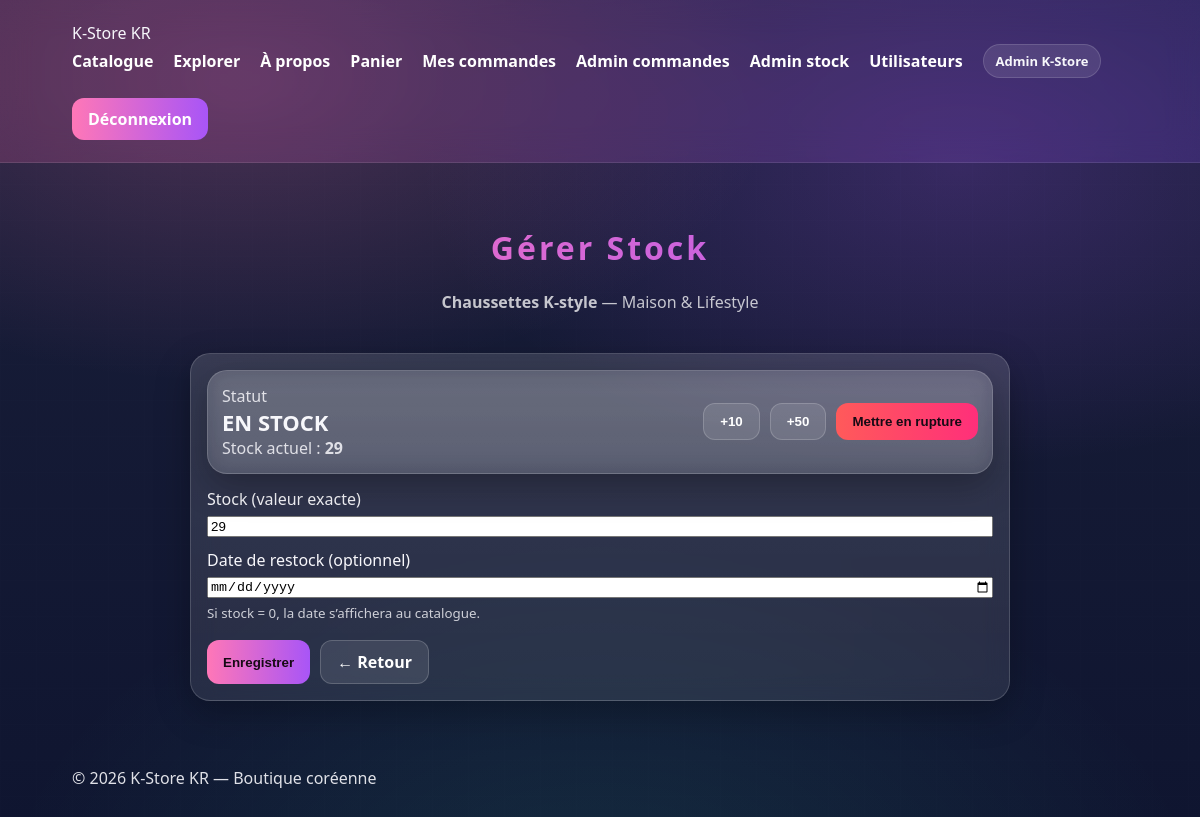
Screenshot of /admin/item_edit.php?id=47 (signed in) with the database file from the repository.
### tables this page shows
CREATE TABLE `items` (
  `id` int(11) NOT NULL,
  `category_id` int(11) DEFAULT NULL,
  `name` varchar(160) NOT NULL,
  `description` text NOT NULL,
  `price` decimal(10,2) NOT NULL,
  `stock` int(11) NOT NULL DEFAULT 0,
  `restock_at` date DEFAULT NULL,
  `image` varchar(255) DEFAULT NULL,
  `is_active` tinyint(1) NOT NULL DEFAULT 1,
  `published_at` timestamp NOT NULL DEFAULT current_timestamp()
);

CREATE TABLE `categories` (
  `id` int(11) NOT NULL,
  `name` varchar(80) NOT NULL
);

### admin/item_edit.php (the view, shortened to what this page needs)
<?php
require_once __DIR__ . '/../config/db.php';
$id = isset($_GET['id']) ? (int)$_GET['id'] : 0;
$stmt = $pdo->prepare("SELECT i.*, c.name AS category FROM items i LEFT JOIN categories c ON c.id=i.category_id WHERE i.id=?");
$stmt->execute([$id]);
$item = $stmt->fetch();
require_once __DIR__ . '/../includes/header.php';
$isOut = ((int)$item['stock'] <= 0);
?>
<header class="container hero">
  <h1>Gérer Stock</h1>
  <p><strong><?= htmlspecialchars($item['name']) ?></strong> — <?= htmlspecialchars($item['category'] ?? '—') ?></p>
</header>
<main class="container">
  <div class="panel" style="padding:16px;max-width:820px;margin:0 auto;">
    <div class="card" style="padding:14px;margin-bottom:14px;">
      <div style="display:flex;justify-content:space-between;gap:10px;flex-wrap:wrap;align-items:center;">
        <div>
          <div style="opacity:.85;">Statut</div>
          <div style="font-size:22px;font-weight:800;">
            <?= $isOut ? "RUPTURE" : "EN STOCK" ?>
          </div>
          <div style="opacity:.85;">Stock actuel : <strong><?= (int)$item['stock'] ?></strong></div>
        </div>
        <form method="post" style="display:flex;gap:10px;flex-wrap:wrap;margin:0;">
          <button class="btn ghost" name="add_10" value="1" type="submit">+10</button>
          <button class="btn ghost" name="add_50" value="1" type="submit">+50</button>
          <button class="btn" name="set_out" value="1" type="submit" style="background:linear-gradient(90deg,#ff5a5a,#ff2f7a);">
            Mettre en rupture
          </button>
        </form>
      </div>
    </div>
    <form method="post" style="display:grid;gap:12px;">
      <label style="display:grid;gap:6px;">
        Stock (valeur exacte)
        <input type="number" name="stock" min="0" value="<?= (int)$item['stock'] ?>">
      </label>
      <label style="display:grid;gap:6px;">
        Date de restock (optionnel)
        <input type="date" name="restock_at" value="<?= $item['restock_at'] ? htmlspecialchars($item['restock_at']) : '' ?>">
        <small style="opacity:.8;">Si stock = 0, la date s’affichera au catalogue.</small>
      </label>
      <div style="display:flex;gap:10px;flex-wrap:wrap;margin-top:6px;">
        <button class="btn" type="submit">Enregistrer</button>
        <a class="btn ghost" href="/-e-commerce-dynamique/admin/items.php" style="text-decoration:none;">← Retour</a>
      </div>
    </form>
  </div>
</main>
<?php require_once __DIR__ . '/../includes/footer.php'; ?>

### assets/css/style.css (style rules this page uses)
:root { --bg1:#1a1f3a; --bg2:#0f1530; --card:rgba(255,255,255,.14); --card2:rgba(255,255,255,.10); --pink:#ff77b7; --violet:#a855f7; --teal:#45ffd1; --text:#f7f7fb; --muted:rgba(255,255,255,.75); }
* { box-sizing:border-box }
body { margin:0;font-family:"Segoe UI",Arial,sans-serif;color:var(--text); background: radial-gradient(900px 500px at 20% 10%, rgba(255,119,183,.22), transparent 60%), radial-gradient(900px 500px at 80% 20%, rgba(168,85,247,.22), transparent 60%), radial-gradient(1100px 700px at 50% 110%, rgba(69,255,209,.10), transparent 55%), linear-gradient(180deg,var(--bg1),var(--bg2)); }
body::before { content:"";position:fixed;inset:0;pointer-events:none; background: repeating-linear-gradient(90deg, rgba(255,255,255,.05) 0 1px, transparent 1px 36px), repeating-linear-gradient(0deg, rgba(255,255,255,.04) 0 1px, transparent 1px 36px); opacity:.25;mix-blend-mode:overlay; }
.container { max-width:1100px;margin:auto;padding:22px }
.hero { text-align:center;padding:42px 20px 18px }
.hero h1 { letter-spacing:3px; background:linear-gradient(90deg,var(--pink),var(--violet)); background-clip:text;-webkit-background-clip:text;-webkit-text-fill-color:transparent; }
.hero p { margin:0;color:var(--muted) }
.card { background:linear-gradient(180deg,var(--card),var(--card2)); border-radius:20px;padding:18px;border:1px solid rgba(255,255,255,.16); backdrop-filter:blur(12px); box-shadow:0 12px 35px rgba(0,0,0,.28); transition:transform .25s, box-shadow .25s, border-color .25s; }
.btn { background:linear-gradient(90deg,var(--pink),var(--violet)); border:none;padding:10px 16px;border-radius:12px; color:#160a14;font-weight:700;cursor:pointer; }
.btn.ghost { background:rgba(255,255,255,.10); color:#fff;border:1px solid rgba(255,255,255,.18); text-decoration:none; }
.panel { background:linear-gradient(180deg, rgba(255,255,255,.14), rgba(255,255,255,.09)); border:1px solid rgba(255,255,255,.16); border-radius:20px;padding:18px; box-shadow:0 12px 35px rgba(0,0,0,.25); backdrop-filter:blur(12px); }

### rows the page displays
items: name "Chaussettes K-style", category.name "Maison & Lifestyle", stock "29"

### other values shown
$fullname "Admin K-Store"
